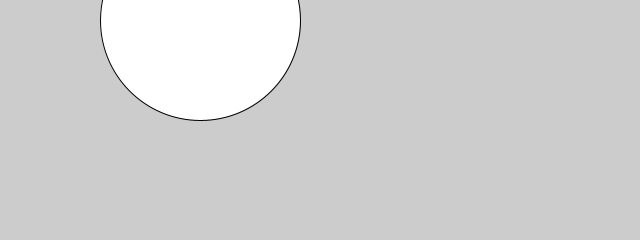
Frame 1 (no input)
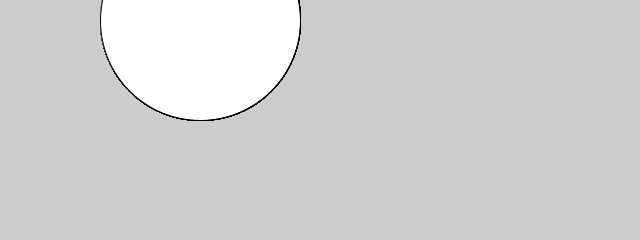
Frame 60 (the mouse pressed at the canvas centre just before this capture)
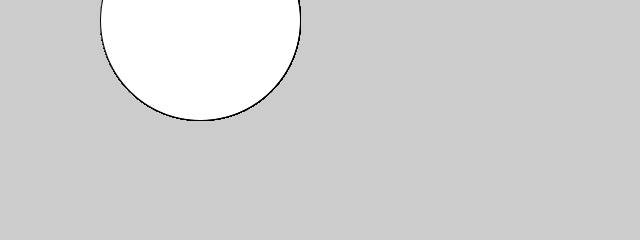
Frame 120 (the mouse held since frame 60 and released just before this capture)

The Processing sketch that drew these frames (run headless with seeded random() and noise(); from frame 60 on, the mouse is pressed at the canvas centre):

// Processing sketch: circle
// ── circle.pde
int x, y;
int w, h;

void setup() {
 size (640, 240); 
 fill(255);

}

void draw() {
  ellipse(200, 20, 200 ,200);
}
